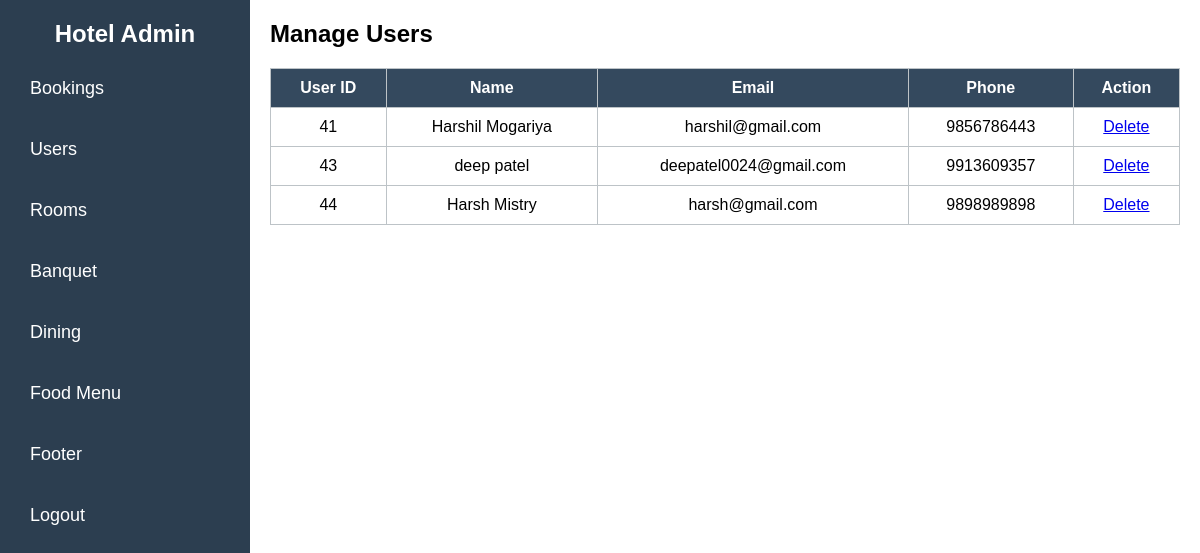
Page /admin/users.php (signed in) on the committed database.
### tables this page shows
CREATE TABLE IF NOT EXISTS `users` (
  `id` int NOT NULL AUTO_INCREMENT,
  `email` varchar(100) NOT NULL,
  `firstName` varchar(100) NOT NULL,
  `lastName` varchar(100) NOT NULL,
  `phone` varchar(10) NOT NULL,
  `password` varchar(255) NOT NULL,
  `created_at` timestamp NOT NULL DEFAULT CURRENT_TIMESTAMP,
  PRIMARY KEY (`id`),
  UNIQUE KEY `email` (`email`)
);

### admin/users.php (the view, shortened to what this page needs)
<?php
include("includes/config.php");
$users = $conn->query("SELECT * FROM users");
?>
<!DOCTYPE html>
<html lang="en">
<head>
    <link rel="stylesheet" href="admin.css">
</head>
<body>
    <?php include 'admin_header.php'; ?>
    <div class="content">
        <h2>Manage Users</h2>
        <table>
            <tr>
                <th>User ID</th>
                <th>Name</th>
                <th>Email</th>
                <th>Phone</th>
                <th>Action</th>
            </tr>
            <?php while ($user = $users->fetch_assoc()): ?>
                <tr>
                    <td><?php echo $user['id']; ?></td>
                    <td><?php echo $user['firstName'] . ' ' . $user['lastName']; ?></td>
                    <td><?php echo $user['email']; ?></td>
                    <td><?php echo $user['phone']; ?></td>
                    <td><a href="users.php?id=<?php echo $user['id']; ?>" onclick="return confirm('Are you sure you want to DELETE the USER?');" >Delete</a></td>
                </tr>
            <?php endwhile; ?>
        </table>
    </div>
</body>
</html>

### admin/admin.css (style rules this page uses)
* { margin: 0; padding: 0; box-sizing: border-box; font-family: 'Arial', sans-serif; }
.content { margin-left: 250px; padding: 20px; }
table { width: 100%; border-collapse: collapse; margin-top: 20px; }
table, th, td { border: 1px solid #bdc3c7; padding: 10px; text-align: center; }
th { background: #34495e; color: white; }

### rows in the picture
users: id "41", firstName "Harshil", lastName "Mogariya", email "harshil@gmail.com", phone "9856786443"
users: id "43", firstName "deep", lastName "patel", email "deepatel0024@gmail.com", phone "9913609357"
users: id "44", firstName "Harsh", lastName "Mistry", email "harsh@gmail.com", phone "9898989898"
